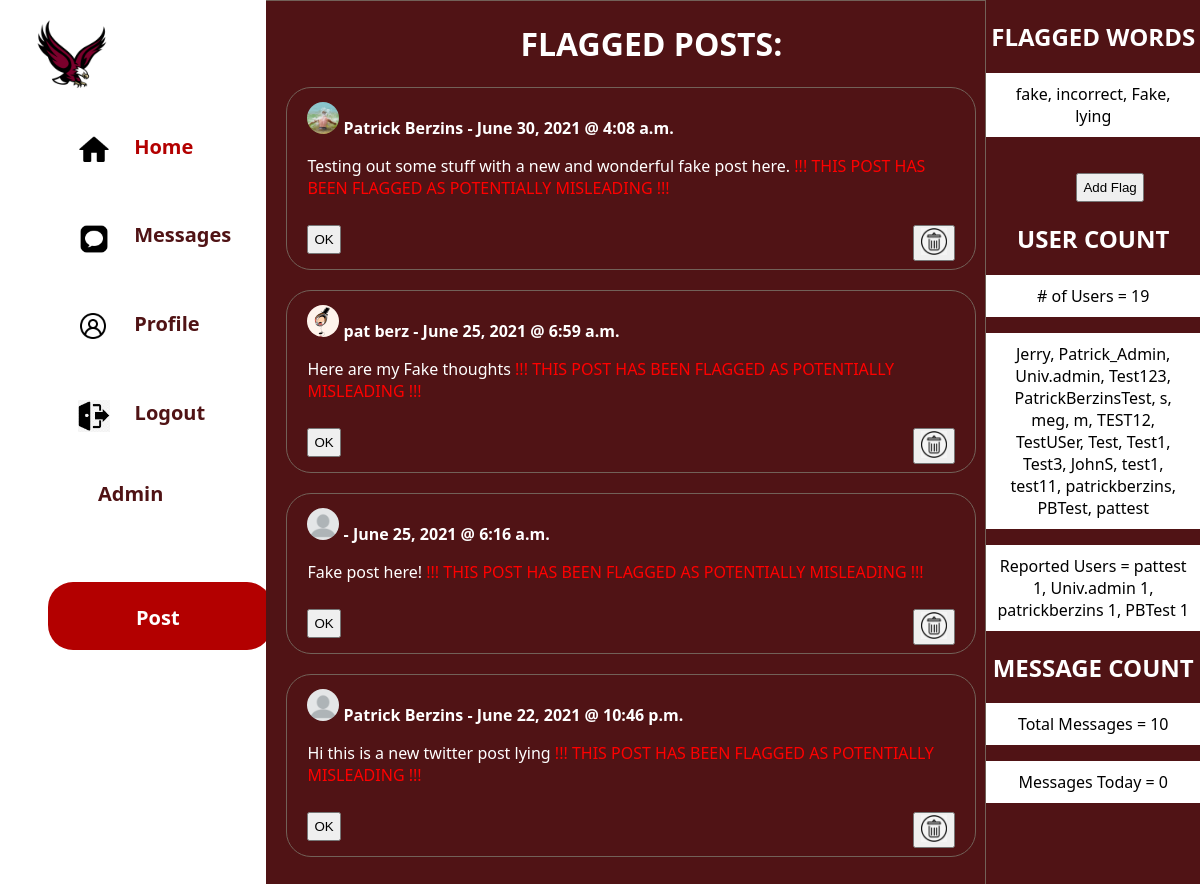
Screenshot of /admin_view (signed in) with the database file from the repository.
### tweagleBoard/models.py (models this page shows, shortened)
class Post(models.Model):
    title = models.CharField(max_length=500, default='Post')
    author = models.ForeignKey(User, on_delete=models.CASCADE)
    body = models.TextField()
    post_date = models.DateField(auto_now_add=True)
    post_time = models.TimeField(auto_now_add=True)
    likes = models.ManyToManyField(User, related_name='tweag_posts', default=None, blank=True, null=True)
    flagged = models.BooleanField(default=False)
    admin_ok = models.BooleanField(default=False)
    def print_list (self):
        array = []
        list = Admin_FlagList.objects.all()
        for i in range (len(list)):
            x = list[i].flaglist
            str(x)
            array.append(x)
            z = ', '
            z = z.join(array)
        return z
    def flag_check (self):
        flag_array=[]
        flag_set = Admin_FlagList.objects.all()
        for i in range (len(flag_set)):
            x = flag_set[i].flaglist
            str(x)
            flag_array.append(x)
        for substring in flag_array:
            if ((substring in self.body) and (self.admin_ok == False)):
                self.flagged = True
                self.save()
                return '!!! THIS POST HAS BEEN FLAGGED AS POTENTIALLY MISLEADING !!!'
            else:
                self.flagged = False
                self.save()
        return ''
    def print_users (self):
        user_array = []
        all_users = User.objects.all()
        for i in range (len(all_users)):
            x = all_users[i].username
            str(x)
            user_array.append(x)
            z = ', \n '
            z = z.join(user_array)
        return z
    def user_count (self):
        user_array = []
        all_users = User.objects.all()
        for i in range (len(all_users)):
            x = all_users[i].username
            str(x)
            user_array.append(x)
        return len(user_array)
    def message_today (self):
        today = datetime.date.today()
        post_array = []
        all_posts = Post.objects.all()
        for i in range (len(all_posts)):
            x = all_posts[i].post_date
            if (x == today):
                post_array.append(x)
        return len(post_array)
    def user_flag_count (self):
        array = []
        report_count = []
        all_posts = Post.objects.all()
        all_users = User.objects.all()
        for i in range (len(all_posts)):
            x = all_posts[i].flagged
            if (x == True and  self.admin_ok == False):
                for z in (all_users):
                    if (all_posts[i].author.username == z.username):
                        array.append (all_posts[i].author.username)
        for p in set(array):
            p = "{0} {1}".format(p,array.count(p))
            report_count.append(p)
            list = ', \n '
            list = list.join(report_count)
        return list

class Admin_FlagList (models.Model):
    flaglist = models.CharField(max_length=100)

### registration/models.py (models this page shows, shortened)
class Profile(models.Model):
    user = models.OneToOneField(User, null=True, on_delete=models.CASCADE )
    bio = models.TextField()
    title = models.TextField(max_length=50)
    profile_pic = models.ImageField(null = True, blank = True, upload_to = "profileimages")

### tweagleBoard/views.py (the view)
# urls.py: path('admin_view', AdminView.as_view(), name = 'admin_view'),
class AdminView(ListView):
    model = Post
    template_name = 'admin_view.html'
    ordering = ['-post_date', '-post_time']

### tweagleBoard/templates/admin_view.html (shortened to what this page needs)
<!DOCTYPE html>
<html lang="en">
<head>
    {% load static %}
    <link rel="stylesheet" href= "{% static 'template.css' %}">
    <link rel="stylesheet" href="{% static 'post_style.css'%}">
    <link rel="stylesheet" href="{% static 'tweet_box.css' %}">
</head>
<body>
    <div class = "left-col">
        <div class = "container1">
            <nav>
                <ul class="navlinks">
                    <li><a href="{% url 'message_board' %}"> <img class="logo" src="{% static 'Boston_College_Eagles_logo.jpg' %}" alt="Home"> </a></li>
                    <ul class="home">
                        <li>
                            <a href="{% url 'message_board' %}" class="current">
                                <div class="navbutton">
                                    <img class="icon" src="{% static 'icons8_home_96.png' %}" alt="Home">
                                    <span class="navtext"> Home </span>
                                </div>
                            </a>
                        </li>
                    </ul>
                    <ul class="messages">
                        <li>
                            <a href="#" class="noncurrent">
                                <div class="navbutton">
                                    <img class="icon" src="{% static 'icons8_messages_100.png' %}" alt="Messages">
                                    <span class="navtext"> Messages </span>
                                </div>
                            </a>
                        </li>
                    </ul>
                    <ul class="profile">
                        <li>
                            <a href="{% url 'profile' %}" class="noncurrent">
                                <div class="navbutton">
                                    <img class="icon" src="{% static 'icons8_male_user_96.png' %}" alt="Profile">
                                    <span class="navtext"> Profile </span>
                                </div>
                            </a>
                        </li>
                    </ul>
                </ul>
                {% if user.is_authenticated %}
                <ul class="logout">
                    <li>
                        <a href="{% url 'logout' %}" class="noncurrent">
                            <div class="navbutton">
                                <img class="icon" src="{% static 'icons_logout.png' %}" alt="Logout">
                                <span class="navtext"> Logout </span>
                            </div>
                        </a>
                    </li>
                </ul>
                {% endif %}
                {% if user.is_superuser %}
                <ul class="admin_view">
                    <li>
                        <a href="{% url 'admin_view' %}" class="noncurrent">
                            <div class="navbutton">
                                <span class="navtext"> Admin </span>
                            </div>
                        </a>
                    </li>
                </ul>
                {% endif %}
                <a href="{% url 'post_creation' %}" class="postbttnlink">
                    <div class="postbutton">
                        <span class="postbttntxt">Post</span>
                    </div>
                </a>
            </nav>
        </div>
    </div>
{% if user.is_superuser %}
<div class="mid-col">
    <h1 class=post_title>FLAGGED POSTS:</h1>
    <ul style="list-style-type:none;">
        {% for post in object_list %}
            {% if post.flagged == True and post.admin_ok == False  %}
                <li>
                    <div class="card mx-auto" style="max-width: 540px;">
                    <div class="card-header">
                        {% if post.author.profile.profile_pic %}
                            <img class = 'profile_pic' src = "{{ post.author.profile.profile_pic.url }}" width = 5%>
                        {% else %}
                            {% load static %}
                            <img class = 'profile_pic' src = "{% static 'profilepic.png' %}" width = 5%>
                        {% endif %}
                        <span class = "profile-txtboard">{{ post.author.first_name }} {{ post.author.last_name }}</span> - {{ post.post_date }} @ {{ post.post_time }}
                    </div>
                    <div class="card-body">
                        <p class = "context-txt">
                        <a href="{% url 'post-detail' post.pk %}">{{ post.body }}</a>
                        <p1 class = 'warning'> {{ post.flag_check }} </p1>
                        </p>
                    </div>
                    <div  class="card-footer" id = "reaction-buttons">
                        <a href="{% url 'post_update_form' post.pk%}" type="submit" class='admin_action1' ><button class= "admin_action2" id = "ok-button">OK</button></a>
                        <a href="{% url 'delete_post' post.pk%}" type="submit" class='admin_action1' ><button class= "admin_action3" id = "delete-button"><img class="icon" src="{% static 'icons_delete.png' %}"></button></a>
                    </div>
                    </div>
                </li>
            {% endif %}
        {% endfor %}
      </ul>
    </div>
    <div class = "right-col">
        <div>
            <h2>FLAGGED WORDS</h2>
            <p class='flag_list'>{{ object_list.0.print_list}}</p>
            <a href="{% url 'add_flag'%}" type="submit" class='admin_action1' ><button class= "flag_submit" id = "add-flag">Add Flag</button></a>
        </div>
        <div>
            <h2>USER COUNT</h2>
            <p class='flag_list'># of Users = {{ object_list.0.user_count }}</p>
            <p class='flag_list'>{{ object_list.0.print_users }}</p>
            <p class='flag_list'> Reported Users = {{ object_list.0.user_flag_count }}</p>
        </div>
        <div>
            <h2>MESSAGE COUNT</h2>
            <p class='flag_list'> Total Messages = {{ object_list|length }}</p>
            <p class='flag_list'> Messages Today = {{ object_list.0.message_today }}</p>
        </div>
    </div>
</body>
{% endif %}
</html>

### tweagleBoard/static/template.css (style rules this page uses)
:root { --darkred: #501315; --maroon: #8a100b; --brightRed: #b30000; --brightgold: #d79713; --bordercolor: #726158; }
body { background:var(--darkred); margin: 0; font-family:'Segoe UI', Tahoma, Geneva, Verdana, sans-serif }
.left-col { background: white; padding: 1em; float: left; width: 20%; position: fixed; top: 0; bottom: 0; }
.mid-col { padding-left:20px; position: relative; left: 22.2%; background: var(--darkred); width: 60%; height: 100%; padding-bottom: 2em; border-top-style:solid; border-width: 0.1em; border-color: var(--bordercolor); }
.right-col { position: fixed; right: 0; background: var(--darkred); width: 17.8%; top: 0; bottom: 0; border-left-style: solid; border-width: 0.1em; border-color: var(--bordercolor); }
.logo { max-width: 5em; max-height: 5em; margin-left: 1em; margin-bottom: 1em; }
.navbutton { margin-left: 2em; margin-bottom: 1em; padding: 5px; text-align:left; padding-left:30px; padding-top:20px; max-width:400px; }
.icon { max-width: 3em; max-height: 3em; }
.navlinks { line-height: 1em; }
.current { color: var(--brightRed); text-decoration: none; }
.noncurrent { color: var(--darkred); text-decoration: none; }
.navtext { padding-left: 1em; font-size: 1.25em; font-weight: 700; line-height: 2em; position: relative; bottom: 0.75em; }
ul { list-style-type: none; margin: 0; padding: 0; }
.postbutton { background: var(--brightRed); border-radius: 25px; padding: 2em; width: 10em; height: 0.25em; position: relative; top: 2em; left: 2em; }
.postbttntxt { color: white; font-size: 1.25em; font-weight: 700; position: relative; left: 2.8em; bottom: 0.5em; }
.postbttnlink { text-decoration: none; }
h2 { color: white; }
.navtext { padding-top:10px; vertical-align: middle; }
h2 { text-align:center; }

### tweagleBoard/static/post_style.css (style rules this page uses)
:root { --darkred: #501315; --maroon: #8a100b; --brightRed: #b30000; --brightgold: #d79713; --bordercolor: #726158; }
body { font-family:'Segoe UI', Tahoma, Geneva, Verdana, sans-serif; }
.card-header { color: white !important; font-weight:bold; font-size: 1em; position: relative; bottom: 1em; }
.card-body { color: white; font-weight:normal; text-decoration: none !important; }
.context-txt { color: white; font-weight:normal; text-decoration: none !important; margin-top:0px !important; }
.card-footer { color: white; font-weight:lighter; font-size: 0.85em; height: 2.5em; padding-top:10px; }
.card { background-color: inherit; border: 1px solid; border-color: var(--bordercolor); border-radius: 25px !important; padding: 20px !important; padding-bottom:10px !important; width: 100% !important; max-width:90% !important; margin:20px 20px 20px 0; }
a { color:white; text-decoration: none; }
.warning { color:red !important; border-radius:15px; }
button { vertical-align: middle; }
.card-header { padding-top:10px; }
.icon { height:2em; }
.post_title { color:white !important; }
#delete-button { float: right; }
.flag_list { padding: 10px; background-color: white; text-align:center; }
.admin_action2 { padding:5px; }
#add-flag { margin-left:90px; margin-top:20px; text-align:center; }
h1 { color: white; padding-left:10px; text-align:center; }
.flag_submit { text-align:center; padding:5px; }
.profile { border-radius:50px; }
.profile_pic { border-radius: 50%; height:2em; width:2em; object-fit: cover; }
h2 { text-align:center; }

### tweagleBoard/static/tweet_box.css (style rules this page uses)
:root { --darkred: #501315; --maroon: #8a100b; --brightRed: #b30000; --brightgold: #d79713; --bordercolor: #726158; }

### rows the page displays
Post: author.profile.profile_pic (picture), author.first_name "Patrick", author.last_name "Berzins", post_date "June 30, 2021", post_time "4:08 a.m.", body "Testing out some stuff with a new and wonderful fake post here.", flag_check "!!! THIS POST HAS BEEN FLAGGED AS POTENTIALLY MISLEADING !!!"
Post: author.profile.profile_pic (picture), author.first_name "pat", author.last_name "berz", post_date "June 25, 2021", post_time "6:59 a.m.", body "Here are my Fake thoughts", flag_check "!!! THIS POST HAS BEEN FLAGGED AS POTENTIALLY MISLEADING !!!"
Post: post_date "June 25, 2021", post_time "6:16 a.m.", body "Fake post here!", flag_check "!!! THIS POST HAS BEEN FLAGGED AS POTENTIALLY MISLEADING !!!"
Post: author.first_name "Patrick", author.last_name "Berzins", post_date "June 22, 2021", post_time "10:46 p.m.", body "Hi this is a new twitter post lying", flag_check "!!! THIS POST HAS BEEN FLAGGED AS POTENTIALLY MISLEADING !!!"
Post: flaglist "fake, incorrect, Fake, lying", username "19", username "Jerry, Patrick_Admin, Univ.admin, Test123, PatrickBerzinsTest, s, meg, m, TEST12, TestUSer, Test, Test1, Test3, JohnS, test1, test11, patrickberzins, PBTest, pattest", admin_ok.username "pattest 1, Univ.admin 1, patrickberzins 1, PBTest 1", post_date.post_date "0"

### other values shown
{{ object_list|length }} "10"
